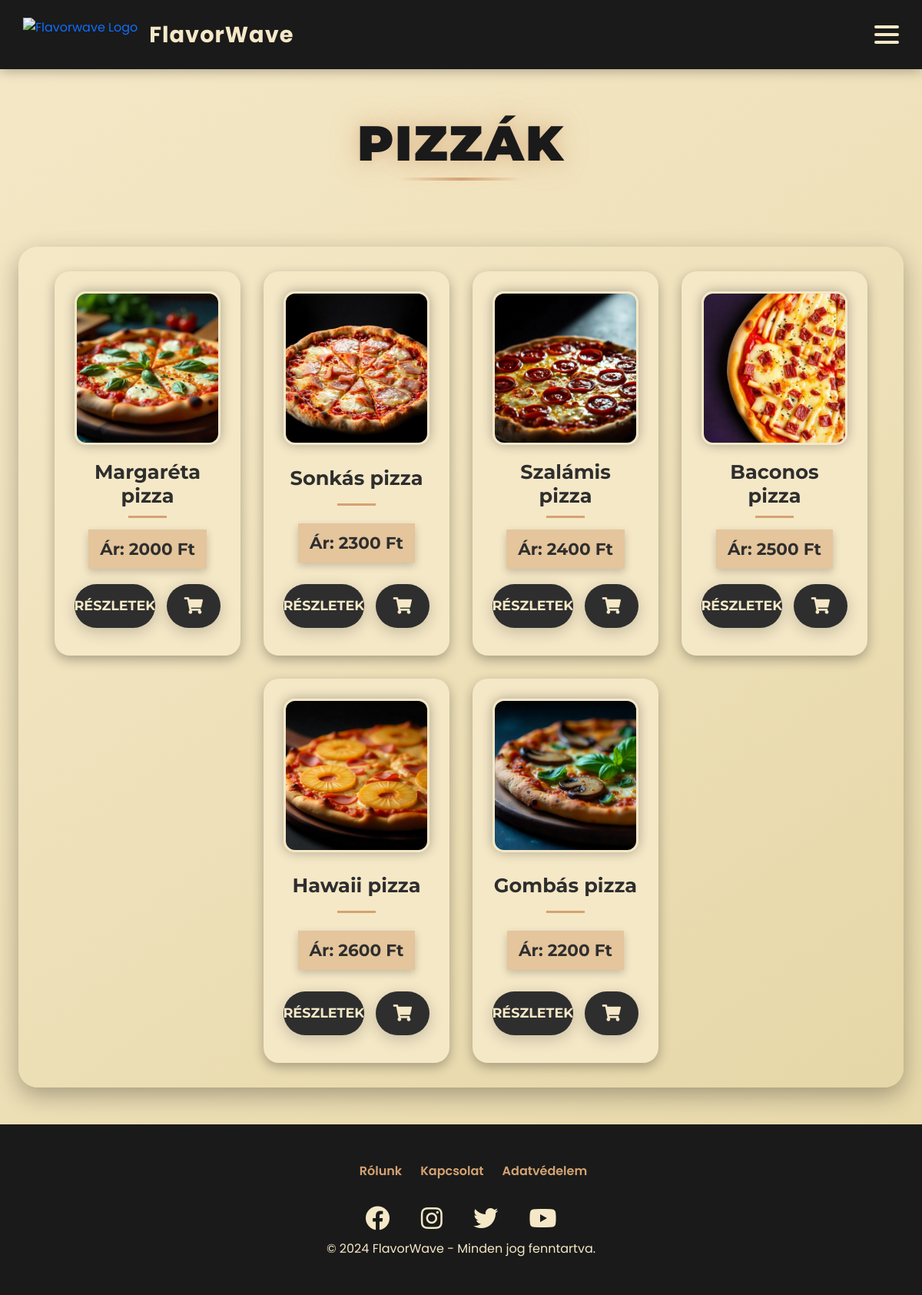
The page /php/pizza.php on the database its author committed.
### tables this page shows
CREATE TABLE `etel` (
  `id` int(11) NOT NULL,
  `nev` varchar(50) NOT NULL,
  `egyseg_ar` int(10) NOT NULL,
  `leiras` varchar(250) NOT NULL,
  `kategoria_id` int(11) NOT NULL,
  `kep_url` varchar(255) NOT NULL,
  `kaloria` int(4) NOT NULL,
  `osszetevok` varchar(255) NOT NULL,
  `allergenek` varchar(150) NOT NULL
);

### php/adatbazisra_csatlakozas.php (called while the page is built, shortened)
<?php
    if (!isset($conn) || !($conn instanceof mysqli) || $conn->connect_errno != 0) {
        $conn = new mysqli('localhost', 'root', '', 'flavorwave');
        $conn->set_charset("utf8mb4");
    }
    function adatokLekerdezese($muvelet, $parameterek = []) {
        global $conn;
        $stmt = $conn->prepare($muvelet);
        if (!$stmt->execute()) {
            return "Hiba a lekérdezés végrehajtásakor: " . $stmt->error;
        }
        $eredmeny = $stmt->get_result();
        if ($eredmeny->num_rows > 0) {
            return $eredmeny->fetch_all(MYSQLI_ASSOC);
        } else {
            return [];
        }
    }
?>

### php/pizza.php (the view, shortened to what this page needs)
<!DOCTYPE html>
<html lang="hu">
<head>
    <link href="https://cdn.jsdelivr.net/npm/bootstrap@5.3.0/dist/css/bootstrap.min.css" rel="stylesheet">
    <link rel="stylesheet" href="https://cdnjs.cloudflare.com/ajax/libs/font-awesome/5.15.4/css/all.min.css">
    <link href="https://unpkg.com/aos@2.3.1/dist/aos.css" rel="stylesheet">
    <link rel="stylesheet" href="../css/navbar.css">
    <link rel="stylesheet" href="../css/footer.css">
    <link rel="stylesheet" href="../css/kategoriaelemek.css">
    <link rel="stylesheet" href="../css/fooldal/ujfooldal.css">
</head>
<body>
    <?php
        include './navbar.php';
    ?>
    <div class="content-wrapper">
        <main>
            <div class="title-container">
                <h1 class="page-title" id="cim">Pizzák</h1>
            </div>
            <?php
            $kategoriak_sql = "SELECT * FROM etel WHERE kategoria_id = 4;";
            $kategoriak = adatokLekerdezese($kategoriak_sql);
            if (is_array($kategoriak)) {
                echo '<div class="flex-grid">';
                foreach ($kategoriak as $k) {
                    echo '
                    <div class="flex-col">
                        <div class="menu__option" data-aos="fade-up" data-aos-delay="' . (100 * (array_search($k, $kategoriak) + 1)) . '">
                            <div class="image-wrapper">
                                <img src="../kepek/4/' . htmlspecialchars($k['kep_url']) . '" alt="' . htmlspecialchars($k['nev']) . '">
                            </div>
                            <h2>' . htmlspecialchars($k['nev']) . '</h2>
                            <div class="title-underline"></div>
                            <p class="price">Ár: ' . htmlspecialchars($k['egyseg_ar']) . ' Ft</p>
                            <div class="button-container">
                                <button class="order-btn details-btn" onclick="openCustomModal(\'modal-' . htmlspecialchars($k['id']) . '\')">Részletek</button>
                                <button class="order-btn add-to-cart" data-item-id="' . htmlspecialchars($k["id"]) . '" data-item="' . htmlspecialchars($k['nev']) . '" data-image="../kepek/4/' . htmlspecialchars($k['kep_url']) . '" onclick="addToCartOnly(\'' . htmlspecialchars($k["id"]) . '\')" title="Kosárba rakás">
                                    <i class="fas fa-shopping-cart"></i>
                                </button>
                            </div>
                        </div>
                    </div>
                    <div class="custom-modal" id="modal-' . htmlspecialchars($k['id']) . '">
                                <h5 class="custom-modal-title">' . htmlspecialchars($k['nev']) . ' - Részletek</h5>
                                <button type="button" class="custom-close-btn" onclick="closeCustomModal(\'modal-' . htmlspecialchars($k['id']) . '\')">×</button>
                                <img src="../kepek/4/' . htmlspecialchars($k['kep_url']) . '" class="img-fluid mb-3" alt="' . htmlspecialchars($k['nev']) . '">
                                <p><strong>Leírás: </strong>'. htmlspecialchars($k['leiras']) . '</p>
                                <p><strong>Kalória:</strong> ' . htmlspecialchars($k['kaloria']) . ' kcal</p>
                                <p><strong>Összetevők:</strong> ' . htmlspecialchars($k['osszetevok']) . '</p>
                                <p><strong>Allergének:</strong> ' . htmlspecialchars($k['allergenek']) . '</p>
                                <p><strong>Ár:</strong> ' . htmlspecialchars($k['egyseg_ar']) . ' Ft</p>
                                <button type="button" class="order-btn close-btn" onclick="closeCustomModal(\'modal-' . htmlspecialchars($k['id']) . '\')">Bezárás</button>
                    </div>';
                }
                echo '</div>';
            } else {
                echo "<p>Ehhez a kategóriához nem tartozik étel!</p>";
            }
            ?>
        </main>
        <div class="toast-container position-fixed bottom-0 end-0 p-3">
        </div>
        <div class="footer">
            <div class="footer-container">
                <ul class="footer-links">
                    <li><a href="../html/rolunk.html">Rólunk</a></li>
                    <li><a href="../html/kapcsolatok.html">Kapcsolat</a></li>
                    <li><a href="../html/adatvedelem.html">Adatvédelem</a></li>
                </ul>
                <div class="footer-socials">
                    <a href="https://www.facebook.com/" target="_blank"><i class="fab fa-facebook"></i></a>
                    <a href="https://www.instagram.com/" target="_blank"><i class="fab fa-instagram"></i></a>
                    <a href="https://x.com/" target="_blank"><i class="fab fa-twitter"></i></a>
                    <a href="https://www.youtube.com/" target="_blank"><i class="fab fa-youtube"></i></a>
                </div>
                <div class="footer-copy">
                    © 2024 FlavorWave - Minden jog fenntartva.
                </div>
            </div>
        </div>
    </div>
</body>
</html>

### css/navbar.css (style rules this page uses)
:root { --primary-beige: #F5E8C7; --dark-black: #1A1A1A; --accent-gold: #D4A373; --shadow-color: rgba(0, 0, 0, 0.3); --light-gray: #E8D5B5; --transition: all 0.3s ease; --navbar-height: 90px; --mobile-navbar-height: 70px; }
* { margin: 0; padding: 0; box-sizing: border-box; font-family: 'Poppins', sans-serif; }

### css/footer.css (style rules this page uses)
:root { --primary-beige: #F5E8C7; --dark-black: #1A1A1A; --accent-gold: #D4A373; --transition: all 0.4s ease; }
.footer { background: var(--dark-black); color: var(--primary-beige); padding: clamp(1.5rem, 4vw, 3rem) clamp(1rem, 2vw, 2rem); text-align: center; width: 100%; flex-shrink: 0; margin-top: auto; }
.footer-links { list-style: none; display: flex; justify-content: center; flex-wrap: wrap; gap: clamp(1rem, 2vw, 2rem); margin-bottom: clamp(1rem, 2vw, 1.5rem); }
.footer-links a { color: var(--accent-gold); text-decoration: none; font-weight: 600; font-size: clamp(0.8rem, 1.5vw, 1rem); transition: var(--transition); }
.footer-socials a { color: var(--primary-beige); margin: 0 clamp(0.8rem, 1.5vw, 1.5rem); font-size: clamp(1.2rem, 3vw, 2rem); transition: var(--transition); }

### css/fooldal/ujfooldal.css (style rules this page uses)
:root { --primary-beige: #F5E8C7; --dark-black: #1A1A1A; --accent-gold: #D4A373; --shadow-color: rgba(0, 0, 0, 0.3); --light-gray: #E8D5B5; --transition: all 0.4s ease; }
* { margin: 0; padding: 0; box-sizing: border-box; }
body { background-color: var(--primary-beige); color: var(--dark-black); font-family: 'Poppins', sans-serif; line-height: 1.6; overflow-x: hidden; }

### rows shown on the page
etel: kep_url (picture), nev "Margaréta pizza", egyseg_ar "2000"
etel: kep_url (picture), nev "Sonkás pizza", egyseg_ar "2300"
etel: kep_url (picture), nev "Szalámis pizza", egyseg_ar "2400"
etel: kep_url (picture), nev "Baconos pizza", egyseg_ar "2500"
etel: kep_url (picture), nev "Hawaii pizza", egyseg_ar "2600"
etel: kep_url (picture), nev "Gombás pizza", egyseg_ar "2200"
